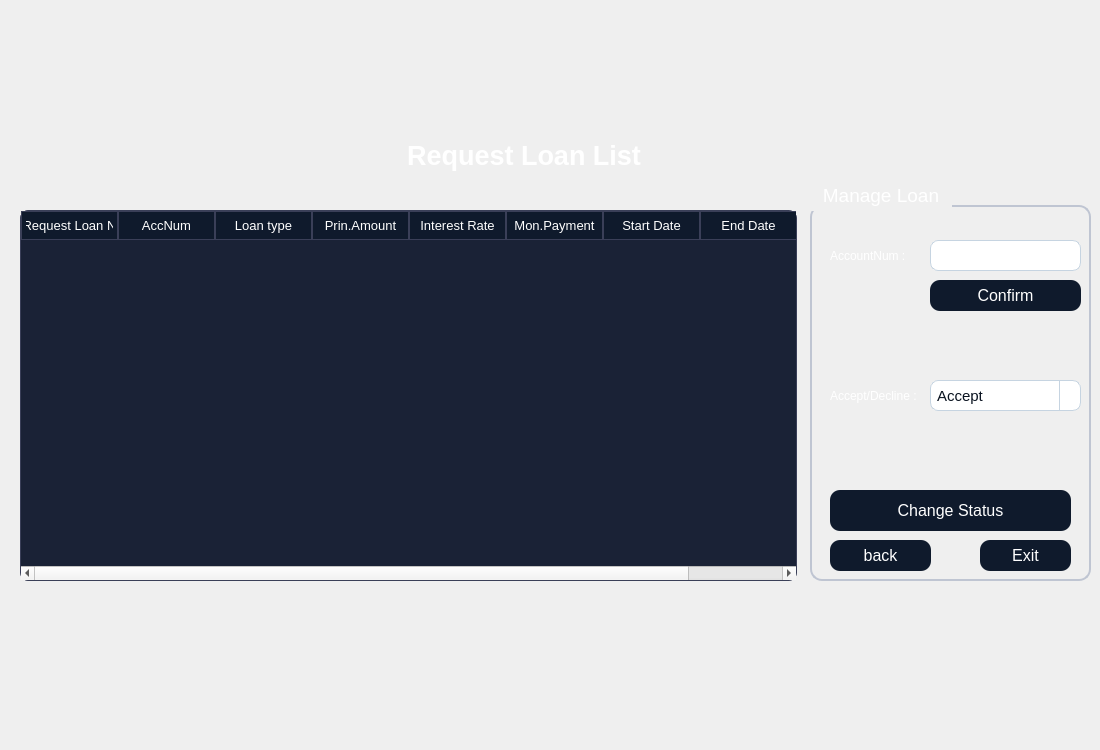
<?xml version="1.0" encoding="UTF-8"?>
<ui version="4.0">
 <class>manageloans</class>
 <widget class="QDialog" name="manageloans">
  <property name="geometry">
   <rect>
    <x>0</x>
    <y>0</y>
    <width>1100</width>
    <height>750</height>
   </rect>
  </property>
  <property name="windowTitle">
   <string>Dialog</string>
  </property>
  <property name="styleSheet">
   <string notr="true">QTableWidget {
    background-color: #1A2236;
    color: #FFFFFF;
    border: 1px solid #3A3F58;
    gridline-color: #3A3F58;
    font-family: &quot;Inter&quot;;
    font-size: 10pt;
    border-radius: 8px;
    selection-background-color: #0F5FFF;
    selection-color: #FFFFFF;
}

QHeaderView::section {
    background-color: #0F1A2C;
    color: #FFFFFF;
    border: 1px solid #3A3F58;
    padding: 4px;
    font-family: &quot;Montserrat SemiBold&quot;;
    font-size: 10pt;
}

QTableWidget::item:selected {
    background-color: #0F5FFF;
    color: #FFFFFF;
}
QGroupBox {
    border: 1.5px solid #BFC5D2;
    border-radius: 12px;
    margin-top: 25px;
    color: white;
    font-family: &quot;Segoe UI Semibold&quot;;
    font-size: 14pt;
}

QGroupBox::title {
    subcontrol-origin: margin;
    padding: 4px 10px;
}
QPushButton {
    background-color: #0F1A2C;
    color: #FFFFFF;
	border-color: rgb(0, 0, 0);
    border-radius: 10px;
    font-family: &quot;Montserrat SemiBold&quot;;
    font-size: 12pt;
    padding: 6px 12px;
}

QPushButton:hover {
    background-color: #1A2942;
}

QPushButton:pressed {
    background-color: #09111A;
}
QLineEdit {
    background-color: #FFFFFF;
    border: 1px solid #C6D4E1;
    border-radius: 8px;
    padding: 6px;
    color: #0A1320;
    font-family: &quot;Inter&quot;;
    font-size: 11pt;
}

QLineEdit:focus {
    border: 1px solid #00B4FF;
    background-color: #F8FBFF;
}
QComboBox {
    background-color: #FFFFFF;
    border: 1px solid #C6D4E1;
    border-radius: 8px;
    padding: 6px;
    color: #0A1320;
    font-family: &quot;Inter&quot;;
    font-size: 11pt;
}

QComboBox:focus {
    border: 1px solid #00B4FF;
    background-color: #F8FBFF;
}

QComboBox::drop-down {
    subcontrol-origin: padding;
    subcontrol-position: top right;
    width: 20px;
    border-left: 1px solid #C6D4E1;
}

QComboBox::down-arrow {
    
	image: url(:/new/prefix1/icon.png);
    width: 12px;
    height: 12px;
}
QDateEdit {
    background-color: #FFFFFF;
    border: 1px solid #C6D4E1;
    border-radius: 8px;
    padding: 6px;
    color: #0A1320;
    font-family: &quot;Inter&quot;;
    font-size: 11pt;
}

QDateEdit:focus {
    border: 1px solid #00B4FF;
    background-color: #F8FBFF;
}

QDateEdit::drop-down {
    subcontrol-origin: padding;
    subcontrol-position: top right;
    width: 20px;
    border-left: 1px solid #C6D4E1;
}

QDateEdit::down-arrow {
    image: url(:/new/prefix1/icon.png);
    width: 12px;
    height: 12px;
}
QDateEdit::up-arrow {
    
	image: url(:/new/prefix1/icon3.webp);
    width: 12px;
    height: 12px;
}

QTabWidget::pane {
    border: 1px solid #3A3F58;
    border-radius: 8px;
    background-color: #1A2236;
}

QTabBar::tab {
    background: #0F1A2C;
    color: #FFFFFF;
    border: 1px solid #3A3F58;
    border-bottom: none;
    border-top-left-radius: 8px;
    border-top-right-radius: 8px;
    padding: 8px 16px;
    font-family: &quot;Montserrat SemiBold&quot;;
    font-size: 10pt;
}

QTabBar::tab:selected {
    background: #0F5FFF;
    color: #FFFFFF;
}

QTabBar::tab:hover {
    background: #1A2942;
}</string>
  </property>
  <widget class="QLabel" name="label">
   <property name="geometry">
    <rect>
     <x>0</x>
     <y>0</y>
     <width>1100</width>
     <height>750</height>
    </rect>
   </property>
   <property name="styleSheet">
    <string notr="true">image: url(:/new/prefix1/bg.jpg);</string>
   </property>
   <property name="text">
    <string/>
   </property>
  </widget>
  <widget class="QLabel" name="label_4">
   <property name="geometry">
    <rect>
     <x>390</x>
     <y>130</y>
     <width>261</width>
     <height>51</height>
    </rect>
   </property>
   <property name="styleSheet">
    <string notr="true">color: #FFFFFF; 
font-family: &quot;Montserrat SemiBold&quot;; 
font-size: 20pt;
font-weight: 700; 
padding: 4px 0;</string>
   </property>
   <property name="text">
    <string>&lt;html&gt;&lt;head/&gt;&lt;body&gt;&lt;p align=&quot;center&quot;&gt;Request Loan List&lt;/p&gt;&lt;/body&gt;&lt;/html&gt;</string>
   </property>
  </widget>
  <widget class="QTableWidget" name="tableWidget">
   <property name="geometry">
    <rect>
     <x>20</x>
     <y>210</y>
     <width>777</width>
     <height>371</height>
    </rect>
   </property>
   <attribute name="horizontalHeaderDefaultSectionSize">
    <number>97</number>
   </attribute>
   <column>
    <property name="text">
     <string>Request Loan N</string>
    </property>
   </column>
   <column>
    <property name="text">
     <string>AccNum</string>
    </property>
   </column>
   <column>
    <property name="text">
     <string>Loan type</string>
    </property>
   </column>
   <column>
    <property name="text">
     <string>Prin.Amount</string>
    </property>
   </column>
   <column>
    <property name="text">
     <string>Interest Rate</string>
    </property>
   </column>
   <column>
    <property name="text">
     <string>Mon.Payment</string>
    </property>
   </column>
   <column>
    <property name="text">
     <string>Start Date</string>
    </property>
   </column>
   <column>
    <property name="text">
     <string>End Date</string>
    </property>
   </column>
  </widget>
  <widget class="QGroupBox" name="groupBox">
   <property name="geometry">
    <rect>
     <x>810</x>
     <y>180</y>
     <width>281</width>
     <height>401</height>
    </rect>
   </property>
   <property name="title">
    <string>Manage Loan</string>
   </property>
   <widget class="QPushButton" name="c">
    <property name="geometry">
     <rect>
      <x>120</x>
      <y>100</y>
      <width>151</width>
      <height>31</height>
     </rect>
    </property>
    <property name="text">
     <string>Confirm</string>
    </property>
   </widget>
   <widget class="QLabel" name="label_6">
    <property name="geometry">
     <rect>
      <x>20</x>
      <y>60</y>
      <width>111</width>
      <height>31</height>
     </rect>
    </property>
    <property name="styleSheet">
     <string notr="true">color: rgb(255, 255, 255);</string>
    </property>
    <property name="text">
     <string>AccountNum :</string>
    </property>
   </widget>
   <widget class="QLineEdit" name="le">
    <property name="geometry">
     <rect>
      <x>120</x>
      <y>60</y>
      <width>151</width>
      <height>31</height>
     </rect>
    </property>
   </widget>
   <widget class="QLabel" name="l1">
    <property name="geometry">
     <rect>
      <x>20</x>
      <y>140</y>
      <width>251</width>
      <height>51</height>
     </rect>
    </property>
    <property name="styleSheet">
     <string notr="true">color: rgb(170, 0, 0);
font: 700 14pt &quot;Segoe UI&quot;;</string>
    </property>
    <property name="text">
     <string/>
    </property>
   </widget>
   <widget class="QLabel" name="label_2">
    <property name="geometry">
     <rect>
      <x>20</x>
      <y>200</y>
      <width>91</width>
      <height>31</height>
     </rect>
    </property>
    <property name="styleSheet">
     <string notr="true">color: rgb(255, 255, 255);</string>
    </property>
    <property name="text">
     <string>Accept/Decline :</string>
    </property>
   </widget>
   <widget class="QComboBox" name="box">
    <property name="geometry">
     <rect>
      <x>120</x>
      <y>200</y>
      <width>151</width>
      <height>31</height>
     </rect>
    </property>
    <item>
     <property name="text">
      <string>Accept</string>
     </property>
    </item>
    <item>
     <property name="text">
      <string>Decline</string>
     </property>
    </item>
   </widget>
   <widget class="QPushButton" name="back">
    <property name="geometry">
     <rect>
      <x>20</x>
      <y>360</y>
      <width>101</width>
      <height>31</height>
     </rect>
    </property>
    <property name="text">
     <string>back</string>
    </property>
   </widget>
   <widget class="QPushButton" name="exit">
    <property name="geometry">
     <rect>
      <x>170</x>
      <y>360</y>
      <width>91</width>
      <height>31</height>
     </rect>
    </property>
    <property name="text">
     <string>Exit</string>
    </property>
   </widget>
   <widget class="QLabel" name="l2">
    <property name="geometry">
     <rect>
      <x>20</x>
      <y>250</y>
      <width>241</width>
      <height>51</height>
     </rect>
    </property>
    <property name="styleSheet">
     <string notr="true">color: rgb(170, 0, 0);
font: 700 14pt &quot;Segoe UI&quot;;</string>
    </property>
    <property name="text">
     <string/>
    </property>
   </widget>
   <widget class="QPushButton" name="c1">
    <property name="geometry">
     <rect>
      <x>20</x>
      <y>310</y>
      <width>241</width>
      <height>41</height>
     </rect>
    </property>
    <property name="text">
     <string>Change Status</string>
    </property>
   </widget>
  </widget>
  <widget class="QLabel" name="l3">
   <property name="geometry">
    <rect>
     <x>160</x>
     <y>500</y>
     <width>501</width>
     <height>31</height>
    </rect>
   </property>
   <property name="text">
    <string/>
   </property>
  </widget>
 </widget>
 <resources/>
 <connections/>
</ui>
